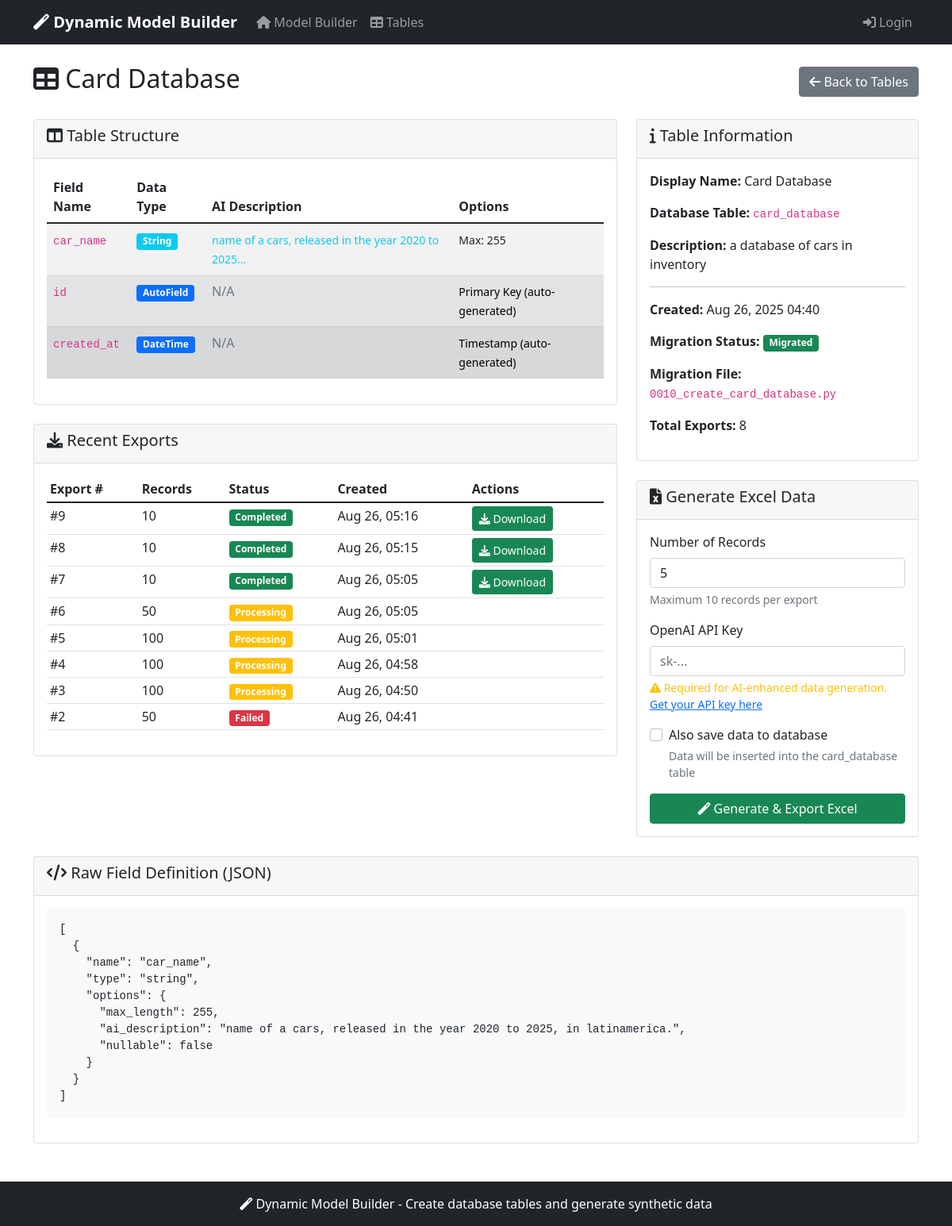
The app's page /table/6/ with its own data.
### data_generator/models.py (models this page shows, shortened)
class DynamicTableDefinition(models.Model):
    table_name = models.CharField(max_length=100, unique=True)
    display_name = models.CharField(max_length=200)
    description = models.TextField(blank=True)
    fields_definition = models.JSONField(help_text="JSON containing field definitions")
    created_at = models.DateTimeField(auto_now_add=True)
    updated_at = models.DateTimeField(auto_now=True)
    is_migrated = models.BooleanField(default=False)
    migration_file = models.CharField(max_length=255, blank=True)
    class Meta:
        ordering = ['-created_at']

class DynamicTableExport(models.Model):
    STATUS_CHOICES = [
        ('pending', 'Pending'),
        ('processing', 'Processing'),
        ('completed', 'Completed'),
        ('failed', 'Failed'),
    ]
    table_definition = models.ForeignKey(DynamicTableDefinition, on_delete=models.CASCADE, related_name='exports')
    num_records = models.PositiveIntegerField()
    status = models.CharField(max_length=20, choices=STATUS_CHOICES, default='pending')
    file_path = models.CharField(max_length=500, blank=True)
    created_at = models.DateTimeField(auto_now_add=True)
    completed_at = models.DateTimeField(blank=True, null=True)
    error_message = models.TextField(blank=True)
    class Meta:
        ordering = ['-created_at']

### data_generator/views.py (the view)
# urls.py: path('table/<int:table_id>/', views.dynamic_table_detail, name='dynamic_table_detail'),
def dynamic_table_detail(request, table_id):
    table_def = get_object_or_404(DynamicTableDefinition, pk=table_id)
    exports = table_def.exports.all()[:10]
    from django.conf import settings
    has_env_api_key = bool(getattr(settings, 'OPENAI_API_KEY', ''))
    context = {
        'table_def': table_def,
        'recent_exports': exports,
        'fields_json': json.dumps(table_def.fields_definition, indent=2),
        'has_env_api_key': has_env_api_key
    }
    return render(request, 'data_generator/dynamic_table_detail.html', context)

### data_generator/templates/data_generator/dynamic_table_detail.html (shortened to what this page needs)
{% extends 'data_generator/base.html' %}
{% block content %}
<div class="d-flex justify-content-between align-items-center mb-4">
    <h2><i class="fas fa-table"></i> {{ table_def.display_name }}</h2>
    <div>
        <a href="{% url 'dynamic_table_list' %}" class="btn btn-secondary">
            <i class="fas fa-arrow-left"></i> Back to Tables
        </a>
    </div>
</div>
<div class="row">
    <div class="col-md-8">
        <div class="card mb-4">
            <div class="card-header">
                <h5><i class="fas fa-columns"></i> Table Structure</h5>
            </div>
            <div class="card-body">
                <div class="table-responsive">
                    <table class="table table-striped">
                        <thead>
                            <tr>
                                <th>Field Name</th>
                                <th>Data Type</th>
                                <th>AI Description</th>
                                <th>Options</th>
                            </tr>
                        </thead>
                        <tbody>
                            {% for field in table_def.fields_definition %}
                                <tr>
                                    <td><code>{{ field.name }}</code></td>
                                    <td>
                                        <span class="badge bg-info">{{ field.type|title }}</span>
                                    </td>
                                    <td>
                                        {% if field.options.ai_description %}
                                            <small class="text-info">{{ field.options.ai_description|truncatechars:50 }}</small>
                                        {% else %}
                                            <span class="text-muted">Standard generation</span>
                                        {% endif %}
                                    </td>
                                    <td>
                                        <small>
                                            {% if field.options.max_length %}
                                                Max: {{ field.options.max_length }}
                                            {% endif %}
                                        </small>
                                    </td>
                                </tr>
                            {% endfor %}
                            <tr class="table-secondary">
                                <td><code>id</code></td>
                                <td><span class="badge bg-primary">AutoField</span></td>
                                <td><span class="text-muted">N/A</span></td>
                                <td><small>Primary Key (auto-generated)</small></td>
                            </tr>
                            <tr class="table-secondary">
                                <td><code>created_at</code></td>
                                <td><span class="badge bg-primary">DateTime</span></td>
                                <td><span class="text-muted">N/A</span></td>
                                <td><small>Timestamp (auto-generated)</small></td>
                            </tr>
                        </tbody>
                    </table>
                </div>
            </div>
        </div>
        {% if recent_exports %}
            <div class="card">
                <div class="card-header">
                    <h5><i class="fas fa-download"></i> Recent Exports</h5>
                </div>
                <div class="card-body">
                    <div class="table-responsive">
                        <table class="table table-sm">
                            <thead>
                                <tr>
                                    <th>Export #</th>
                                    <th>Records</th>
                                    <th>Status</th>
                                    <th>Created</th>
                                    <th>Actions</th>
                                </tr>
                            </thead>
                            <tbody>
                                {% for export in recent_exports %}
                                    <tr>
                                        <td>#{{ export.id }}</td>
                                        <td>{{ export.num_records }}</td>
                                        <td>
                                            {% if export.status == 'completed' %}
                                                <span class="badge bg-success">{{ export.get_status_display }}</span>
                                            {% elif export.status == 'processing' %}
                                                <span class="badge bg-warning">{{ export.get_status_display }}</span>
                                            {% elif export.status == 'failed' %}
                                                <span class="badge bg-danger">{{ export.get_status_display }}</span>
                                            {% else %}
                                                <span class="badge bg-secondary">{{ export.get_status_display }}</span>
                                            {% endif %}
                                        </td>
                                        <td>{{ export.created_at|date:"M d, H:i" }}</td>
                                        <td>
                                            {% if export.status == 'completed' %}
                                                <a href="{% url 'download_excel' export.id %}" class="btn btn-sm btn-success">
                                                    <i class="fas fa-download"></i> Download
                                                </a>
                                            {% endif %}
                                        </td>
                                    </tr>
                                {% endfor %}
                            </tbody>
                        </table>
                    </div>
                </div>
            </div>
        {% endif %}
    </div>
    <div class="col-md-4">
        <div class="card mb-4">
            <div class="card-header">
                <h5><i class="fas fa-info"></i> Table Information</h5>
            </div>
            <div class="card-body">
                <p><strong>Display Name:</strong> {{ table_def.display_name }}</p>
                <p><strong>Database Table:</strong> <code>{{ table_def.table_name }}</code></p>
                <p><strong>Description:</strong> {{ table_def.description|default:"No description provided" }}</p>
                <hr>
                <p><strong>Created:</strong> {{ table_def.created_at|date:"M d, Y H:i" }}</p>
                <p><strong>Migration Status:</strong>
                    {% if table_def.is_migrated %}
                        <span class="badge bg-success">Migrated</span>
                    {% else %}
                        <span class="badge bg-danger">Not Migrated</span>
                    {% endif %}
                </p>
                {% if table_def.migration_file %}
                    <p><strong>Migration File:</strong> <code>{{ table_def.migration_file }}</code></p>
                {% endif %}
                <p><strong>Total Exports:</strong> {{ table_def.exports.count }}</p>
            </div>
        </div>
        {% if table_def.is_migrated %}
            <div class="card">
                <div class="card-header">
                    <h5><i class="fas fa-file-excel"></i> Generate Excel Data</h5>
                </div>
                <div class="card-body">
                    <form method="post" action="{% url 'generate_excel_data' table_def.id %}">
                        <div class="mb-3">
                            <label for="num_records" class="form-label">Number of Records</label>
                            <input type="number" class="form-control" id="num_records"
                                   name="num_records" value="5" min="1" max="10" required>
                            <div class="form-text">Maximum 10 records per export</div>
                        </div>
                        <div class="mb-3">
                            <label for="openai_api_key" class="form-label">OpenAI API Key</label>
                            {% if has_env_api_key %}
                                <div class="alert alert-success" role="alert">
                                    <i class="fas fa-check-circle"></i>
                                    <strong>API Key Found in .env File!</strong>
                                    Using OPENAI_API_KEY from backend configuration. You can leave this field empty.
                                </div>
                                <input type="password" class="form-control" id="openai_api_key" name="openai_api_key"
                                       placeholder="Leave empty to use environment variable (optional override)">
                            {% else %}
                                <input type="password" class="form-control" id="openai_api_key" name="openai_api_key"
                                       placeholder="sk-..." required>
                                <div class="form-text text-warning">
                                    <i class="fas fa-exclamation-triangle"></i>
                                    Required for AI-enhanced data generation.
                                    <a href="https://platform.openai.com/api-keys" target="_blank">Get your API key here</a>
                                </div>
                            {% endif %}
                        </div>
                        <div class="mb-3">
                            <div class="form-check">
                                <input class="form-check-input" type="checkbox" name="save_to_db" id="save_to_db">
                                <label class="form-check-label" for="save_to_db">
                                    Also save data to database
                                </label>
                                <div class="form-text">Data will be inserted into the {{ table_def.table_name }} table</div>
                            </div>
                        </div>
                        <div class="d-grid">
                            <button type="submit" class="btn btn-success" id="submit-btn">
                                <i class="fas fa-magic"></i> Generate & Export Excel
                            </button>
                        </div>
                    </form>
                </div>
            </div>
        {% endif %}
    </div>
</div>
{% if table_def.fields_definition %}
    <div class="row mt-4">
        <div class="col-12">
            <div class="card">
                <div class="card-header">
                    <h5><i class="fas fa-code"></i> Raw Field Definition (JSON)</h5>
                </div>
                <div class="card-body">
                    <pre class="bg-light p-3 rounded" style="max-height: 300px; overflow-y: auto;"><code>{{ fields_json }}</code></pre>
                </div>
            </div>
        </div>
    </div>
{% endif %}
{% endblock %}

### records on screen
DynamicTableDefinition: display_name "Card Database", table_name "card_database", description "a database of cars in inventory", created_at "Aug 26, 2025 04:40", migration_file "0010_create_card_database.py", exports.count "8"
DynamicTableExport: id "9", num_records "10", status "Completed", created_at "Aug 26, 05:16", shows "Download"
DynamicTableExport: id "8", num_records "10", status "Completed", created_at "Aug 26, 05:15", shows "Download"
DynamicTableExport: id "7", num_records "10", status "Completed", created_at "Aug 26, 05:05", shows "Download"
DynamicTableExport: id "6", num_records "50", status "Processing", created_at "Aug 26, 05:05"
DynamicTableExport: id "5", num_records "100", status "Processing", created_at "Aug 26, 05:01"
DynamicTableExport: id "4", num_records "100", status "Processing", created_at "Aug 26, 04:58"
DynamicTableExport: id "3", num_records "100", status "Processing", created_at "Aug 26, 04:50"
DynamicTableExport: id "2", num_records "50", status "Failed", created_at "Aug 26, 04:41"

### other values on screen
{{ field.name }} "car_name"
{{ field.type|title }} "String"
{{ field.options.ai_description|truncatechars:50 }} "name of a cars, released in the year 2020 to 2025…"
{{ field.options.max_length }} "255"
{{ fields_json }} "[ { \"name\": \"car_name\", \"type\": \"string\", \"options\": { \"max_length\": 255, \"ai_description\": \"name of a cars, released in the year 2020 to 2025, in latinamerica.\", \"nullable\": false } } ]"
